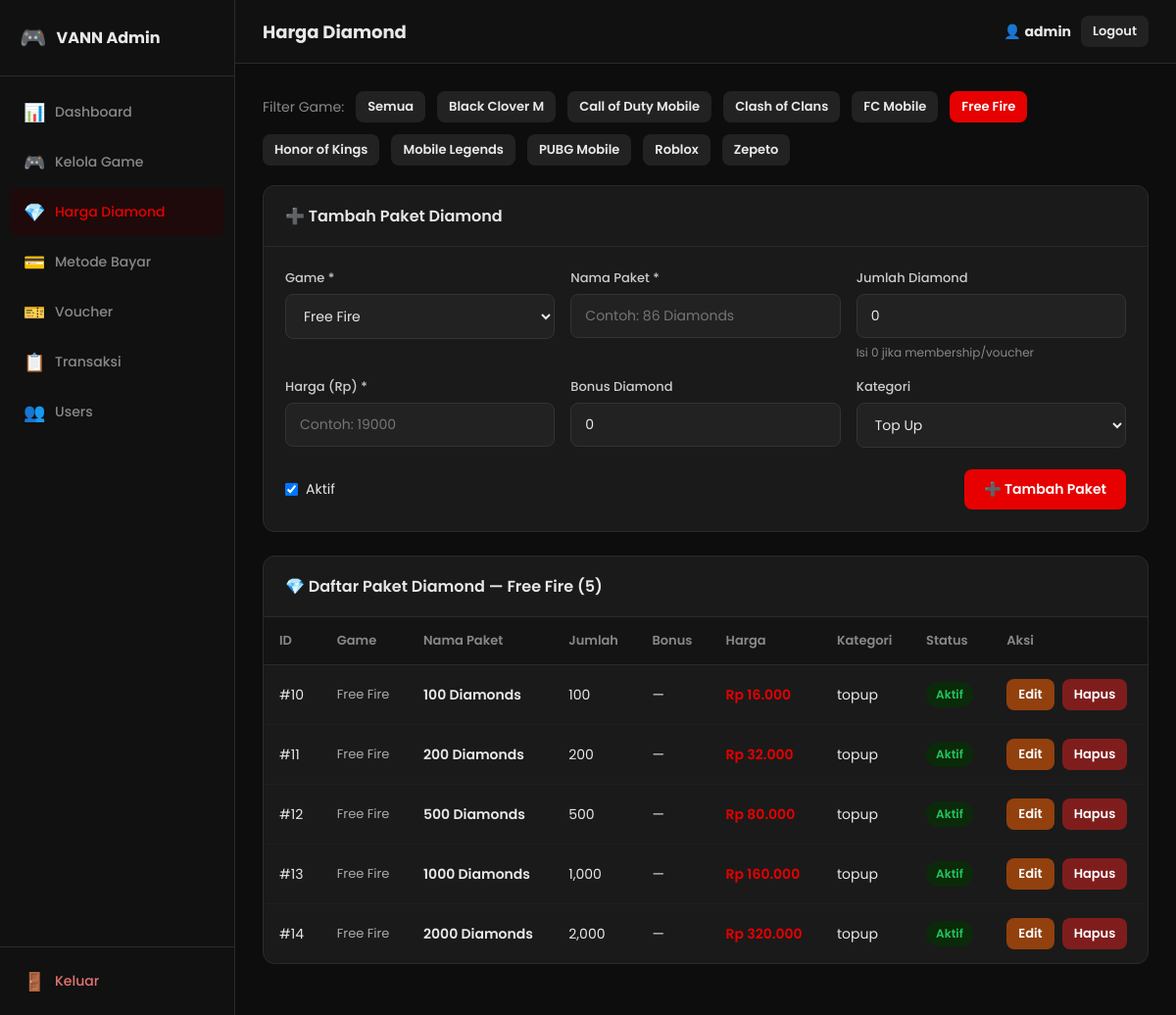
/admin/?page=packages&game_id=2, run on the app's committed database.
### tables this page shows
CREATE TABLE IF NOT EXISTS diamond_packages (
    package_id INT AUTO_INCREMENT PRIMARY KEY,
    game_id INT NOT NULL,
    package_name VARCHAR(150) NOT NULL,    
    amount INT DEFAULT 0,                   
    price DECIMAL(12,2) NOT NULL,           
    bonus_amount INT DEFAULT 0,             
    category VARCHAR(50) DEFAULT 'topup',  
    is_active TINYINT(1) DEFAULT 1,
    created_at DATETIME DEFAULT NOW(),
    FOREIGN KEY (game_id) REFERENCES games(game_id) ON DELETE CASCADE
);

CREATE TABLE IF NOT EXISTS games (
    game_id INT AUTO_INCREMENT PRIMARY KEY,
    game_name VARCHAR(150) NOT NULL,
    publisher VARCHAR(100),
    category ENUM('topup','via_login','voucher','live_app') DEFAULT 'topup',
    image_path VARCHAR(255),
    description TEXT,
    is_popular TINYINT(1) DEFAULT 0,
    is_featured TINYINT(1) DEFAULT 0,
    is_active TINYINT(1) DEFAULT 1,
    created_at DATETIME DEFAULT NOW()
);

### config/helpers.php (called while the page is built, shortened)
<?php
function formatRupiah(float $amount): string {
    return 'Rp ' . number_format($amount, 0, ',', '.');
}
function esc(string $str): string {
    return htmlspecialchars($str, ENT_QUOTES, 'UTF-8');
}

### admin/pages/packages.php (the view, shortened to what this page needs)
<?php
$filter_game_id = intval($_GET['game_id'] ?? 0);
$edit = null;
$games_list = $conn->query("SELECT game_id, game_name FROM games WHERE is_active=1 ORDER BY game_name");
$games_map  = [];
while ($gm = $games_list->fetch_assoc()) $games_map[$gm['game_id']] = $gm['game_name'];
$where_pkg = $filter_game_id ? "WHERE dp.game_id=$filter_game_id" : '';
$packages  = $conn->query("SELECT dp.*, g.game_name FROM diamond_packages dp LEFT JOIN games g ON dp.game_id=g.game_id $where_pkg ORDER BY dp.game_id, dp.category, dp.price ASC");
?>
<div style="margin-bottom:20px;display:flex;align-items:center;gap:12px;flex-wrap:wrap;">
  <span style="font-size:14px;color:#888;">Filter Game:</span>
  <a href="?page=packages" class="btn btn-sm <?= !$filter_game_id ? 'btn-primary' : 'btn-secondary' ?>">Semua</a>
  <?php foreach ($games_map as $gid => $gname): ?>
  <a href="?page=packages&game_id=<?= $gid ?>" class="btn btn-sm <?= $filter_game_id === $gid ? 'btn-primary' : 'btn-secondary' ?>">
    <?= esc($gname) ?>
  </a>
  <?php endforeach; ?>
</div>
<div class="section-card" style="margin-bottom:24px;">
  <div class="section-header">
    <h2><?= $edit ? '✏️ Edit Paket Diamond' : '➕ Tambah Paket Diamond' ?></h2>
  </div>
  <form method="POST">
    <div class="form-grid">
      <div class="field">
        <label>Game *</label>
        <select name="game_id" required>
          <?php foreach ($games_map as $gid => $gname): ?>
          <option value="<?= $gid ?>" <?= (($edit['game_id'] ?? $filter_game_id) === $gid) ? 'selected' : '' ?>><?= esc($gname) ?></option>
          <?php endforeach; ?>
        </select>
      </div>
      <div class="field">
        <label>Nama Paket *</label>
        <input type="text" name="package_name" value="<?= esc($edit['package_name'] ?? '') ?>" placeholder="Contoh: 86 Diamonds" required>
      </div>
      <div class="field">
        <label>Jumlah Diamond</label>
        <input type="number" name="amount" value="<?= $edit['amount'] ?? 0 ?>" min="0" placeholder="0 = tidak berlaku">
        <span class="hint">Isi 0 jika membership/voucher</span>
      </div>
      <div class="field">
  <label>Harga (Rp) *</label>
  <input type="number" name="price" value="<?= $edit['price'] ?? '' ?>" step="any" min="1" placeholder="Contoh: 19000" required>
</div>
      <div class="field">
        <label>Bonus Diamond</label>
        <input type="number" name="bonus_amount" value="<?= $edit['bonus_amount'] ?? 0 ?>" min="0" placeholder="0 jika tidak ada bonus">
      </div>
      <div class="field">
        <label>Kategori</label>
        <select name="category">
          <option value="topup" <?= (($edit['category'] ?? 'topup') === 'topup') ? 'selected' : '' ?>>Top Up</option>
        </select>
      </div>
    </div>
    <div style="display:flex;gap:20px;padding:0 22px 22px;align-items:center;">
      <label style="display:flex;align-items:center;gap:8px;font-size:14px;cursor:pointer;">
        <input type="checkbox" name="is_active" <?= (($edit['is_active'] ?? 1) ? 'checked' : '') ?>> Aktif
      </label>
      <button type="submit" class="btn btn-primary" style="margin-left:auto;">
        <?= $edit ? '💾 Simpan Perubahan' : '➕ Tambah Paket' ?>
      </button>
    </div>
  </form>
</div>
<div class="section-card">
  <div class="section-header">
    <h2>💎 Daftar Paket Diamond <?= $filter_game_id ? '— '.esc($games_map[$filter_game_id] ?? '') : '(Semua Game)' ?> (<?= $packages->num_rows ?>)</h2>
  </div>
  <div class="table-wrap">
    <table>
      <thead>
        <tr>
          <th>ID</th><th>Game</th><th>Nama Paket</th><th>Jumlah</th>
          <th>Bonus</th><th>Harga</th><th>Kategori</th><th>Status</th><th>Aksi</th>
        </tr>
      </thead>
      <tbody>
        <?php if ($packages->num_rows === 0): ?>
        <tr><td colspan="9"><div class="empty-state"><div class="icon">💎</div><p>Belum ada paket.</p></div></td></tr>
        <?php else: ?>
        <?php while ($p = $packages->fetch_assoc()): ?>
        <tr>
          <td>#<?= $p['package_id'] ?></td>
          <td style="font-size:13px;color:#aaa;"><?= esc($p['game_name']) ?></td>
          <td style="font-weight:600;"><?= esc($p['package_name']) ?></td>
          <td><?= $p['amount'] > 0 ? number_format($p['amount']) : '—' ?></td>
          <td><?= $p['bonus_amount'] > 0 ? '+'.number_format($p['bonus_amount']) : '—' ?></td>
          <td style="font-weight:600;color:#e60000;"><?= formatRupiah($p['price']) ?></td>
          <td><?= esc($p['category']) ?></td>
          <td>
            <a href="?page=packages&toggle=<?= $p['package_id'] ?><?= $filter_game_id ? '&game_id='.$filter_game_id : '' ?>" style="text-decoration:none;">
              <span class="badge-status <?= $p['is_active'] ? 'badge-active' : 'badge-inactive' ?>">
                <?= $p['is_active'] ? 'Aktif' : 'Nonaktif' ?>
              </span>
            </a>
          </td>
          <td>
            <div class="cell-actions">
              <a href="?page=packages&edit=<?= $p['package_id'] ?><?= $filter_game_id ? '&game_id='.$filter_game_id : '' ?>" class="btn btn-sm btn-warning">Edit</a>
              <a href="?page=packages&delete=<?= $p['package_id'] ?><?= $filter_game_id ? '&game_id='.$filter_game_id : '' ?>"
                 class="btn btn-sm btn-danger"
                 onclick="return confirm('Hapus paket ini?')">Hapus</a>
            </div>
          </td>
        </tr>
        <?php endwhile; ?>
        <?php endif; ?>
      </tbody>
    </table>
  </div>
</div>

### admin/assets/admin.css (style rules this page uses)
:root { --bg: #0d0d0d; --sidebar-bg: #111; --sidebar-w: 240px; --card-bg: #1a1a1a; --card-bg2: #222; --border: #2a2a2a; --text: #e8e8e8; --text-muted: #888; --red: #e60000; --red-dark: #b00; --green: #22c55e; --blue: #3b82f6; --yellow: #f59e0b; --radius: 12px; }
*, *::before, *::after { margin:0; padding:0; box-sizing:border-box; }
html { font-size: 15px; }
body { background:var(--bg); color:var(--text); font-family:'Poppins',Arial,sans-serif; display:flex; min-height:100vh; }
.section-card { background:var(--card-bg); border-radius:var(--radius); border:1px solid var(--border); overflow:hidden; margin-bottom:24px; }
.section-header { display:flex; align-items:center; justify-content:space-between; padding:18px 22px; border-bottom:1px solid var(--border); }
.section-header h2 { font-size:16px; font-weight:600; }
.form-grid { display:grid; grid-template-columns:repeat(auto-fit,minmax(240px,1fr)); gap:16px; padding:22px; }
.field { display:flex; flex-direction:column; gap:6px; }
.field label { font-size:13px; font-weight:500; color:#ccc; }
.field input, .field select, .field textarea { padding:11px 14px; background:var(--card-bg2); border:1px solid #333; border-radius:8px; color:var(--text); font-size:14px; font-family:inherit; outline:none; transition:border-color .2s; }
.field .hint { font-size:12px; color:var(--text-muted); }
.btn { display:inline-flex; align-items:center; gap:6px; padding:10px 20px; border:none; border-radius:8px; font-size:14px; font-weight:600; cursor:pointer; transition:all .2s; text-decoration:none; font-family:inherit; }
.btn-primary { background:var(--red); color:#fff; }
.btn-warning { background:#92400e; color:#fff; }
.btn-danger { background:#7f1d1d; color:#fff; }
.btn-secondary { background:var(--card-bg2); color:var(--text); }
.btn-sm { padding:6px 12px; font-size:13px; }
.table-wrap { overflow-x:auto; }
table { width:100%; border-collapse:collapse; }
thead th { padding:14px 16px; text-align:left; font-size:13px; font-weight:600; color:var(--text-muted); background:#141414; border-bottom:1px solid var(--border); }
tbody td { padding:14px 16px; font-size:14px; border-bottom:1px solid #1e1e1e; vertical-align:middle; }
tbody tr:last-child td { border-bottom:none; }
.cell-actions { display:flex; gap:8px; }
.badge-status { padding:4px 10px; border-radius:20px; font-size:12px; font-weight:600; display:inline-block; }
.badge-active { background:#0a2a0a; color:var(--green); }

### data on the page
diamond_packages: package_id "10", game.game_name "Free Fire", package_name "100 Diamonds", amount "100", price "Rp 16.000", category "topup", is_active "Aktif"
diamond_packages: package_id "11", game.game_name "Free Fire", package_name "200 Diamonds", amount "200", price "Rp 32.000", category "topup", is_active "Aktif"
diamond_packages: package_id "12", game.game_name "Free Fire", package_name "500 Diamonds", amount "500", price "Rp 80.000", category "topup", is_active "Aktif"
diamond_packages: package_id "13", game.game_name "Free Fire", package_name "1000 Diamonds", amount "1,000", price "Rp 160.000", category "topup", is_active "Aktif"
diamond_packages: package_id "14", game.game_name "Free Fire", package_name "2000 Diamonds", amount "2,000", price "Rp 320.000", category "topup", is_active "Aktif"

### other printed values
$m['icon'] "📊"
$m['label'] "Dashboard"
$m['icon'] "🎮"
$m['label'] "Kelola Game"
$m['icon'] "💎"
$m['label'] "Harga Diamond"
$m['icon'] "💳"
$m['label'] "Metode Bayar"
$m['icon'] "🎫"
$m['label'] "Voucher"
$m['icon'] "📋"
$m['label'] "Transaksi"
$m['icon'] "👥"
$m['label'] "Users"
$pageTitle "Harga Diamond"
